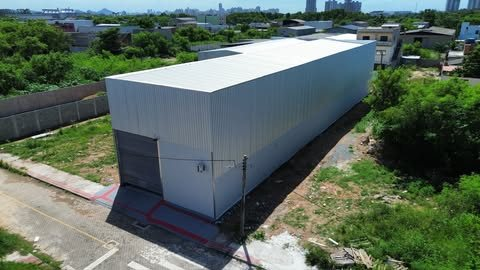
#> input picture assets/img/galpao-alongado-480.jpg, 480 x 270 px, given in place of logo-milenio.png, which was not available; the run also reads 2 pictures not shown here
$ python otimizar-imagens.py
#> lines starting #> are read from the running program, lines starting #| are printed output that depends on the picture; pictures that were not available may be replaced by others from this repository, and a replacement may not be noted
#!/usr/bin/env python3
"""Gera as imagens otimizadas do site a partir de assets/originais/.

Uso:  python3 scripts/otimizar-imagens.py

- Fotografias (galpao-*.png|jpg): gera AVIF, WebP e JPEG nas larguras de
  LARGURAS que forem menores ou iguais à largura do original. Nunca amplia.
- Logotipo (logo-milenio.png): recorta, gera versões grafite e branca com
  fundo transparente, a marca "M" isolada, favicons e a imagem de
  compartilhamento (Open Graph).

Ao final, imprime os atributos srcset de cada foto para colar no HTML.
Requer Pillow com suporte a AVIF (pip install pillow).
"""

from pathlib import Path

from PIL import Image, ImageOps

RAIZ = Path(__file__).resolve().parent.parent
ORIGINAIS = RAIZ / "assets" / "originais"
SAIDA = RAIZ / "assets" / "img"

LARGURAS = [480, 800, 1200, 1600, 2400]
GRAFITE = (21, 23, 26)
BRANCO = (255, 255, 255)


def salvar_variantes(img, nome):
    img = ImageOps.exif_transpose(img).convert("RGB")
    larguras = [w for w in LARGURAS if w <= img.width] or [img.width]
    if img.width not in larguras and img.width < LARGURAS[-1]:
        larguras.append(img.width)
    larguras = sorted(set(larguras))
    for w in larguras:
        h = round(img.height * w / img.width)
        v = img if w == img.width else img.resize((w, h), Image.LANCZOS)
        v.save(SAIDA / f"{nome}-{w}.avif", quality=60)
        v.save(SAIDA / f"{nome}-{w}.webp", quality=82, method=6)
        v.save(SAIDA / f"{nome}-{w}.jpg", quality=84, optimize=True, progressive=True)
    srcset = ", ".join(f"assets/img/{nome}-{w}.webp {w}w" for w in larguras)
    print(f"{nome}: {img.width}x{img.height}\n  webp srcset=\"{srcset}\"")


def mascara_logo(cinza):
    # Fundo branco vira transparente; traço escuro vira opaco, preservando os
    # tons intermediários da marca.
    claro, escuro = 242, 30
    return cinza.point(lambda v: max(0, min(255, round((claro - v) * 255 / (claro - escuro)))))


def colorir(mascara, cor):
    camada = Image.new("RGBA", mascara.size, cor + (0,))
    camada.putalpha(mascara)
    return camada


def processar_logo(caminho):
    cinza = Image.open(caminho).convert("L")
    caixa = cinza.point(lambda v: 255 if v < 200 else 0).getbbox()
    cinza = cinza.crop(caixa)
    mascara = mascara_logo(cinza)

    # Logotipo completo em duas versões.
    for sufixo, cor in (("grafite", GRAFITE), ("branco", BRANCO)):
        logo = colorir(mascara, cor)
        logo = logo.resize((640, round(logo.height * 640 / logo.width)), Image.LANCZOS)
        logo.save(SAIDA / f"logo-milenio-{sufixo}.png", optimize=True)

    # Marca "M": tudo à esquerda da barra vertical que separa o símbolo do nome.
    pixels = cinza.load()
    barra = next(
        x for x in range(cinza.width)
        if sum(1 for y in range(cinza.height) if pixels[x, y] < 128) > cinza.height * 0.8
    )
    marca = mascara.crop((0, 0, barra - 4, mascara.height))
    marca = marca.crop(marca.point(lambda v: 255 if v > 60 else 0).getbbox())

    def icone(tamanho, margem):
        tela = Image.new("RGBA", (tamanho, tamanho), GRAFITE + (255,))
        lado = round(tamanho * (1 - 2 * margem))
        escala = lado / max(marca.size)
        m = marca.resize((round(marca.width * escala), round(marca.height * escala)), Image.LANCZOS)
        branca = colorir(m, BRANCO)
        tela.alpha_composite(branca, ((tamanho - m.width) // 2, (tamanho - m.height) // 2))
        return tela

    icone(32, 0.14).save(SAIDA / "favicon-32.png", optimize=True)
    icone(180, 0.2).convert("RGB").save(SAIDA / "apple-touch-icon.png", optimize=True)
    icone(512, 0.2).save(SAIDA / "icone-512.png", optimize=True)

    return colorir(mascara, BRANCO)


def imagem_compartilhamento(logo_branco, foto):
    largura, altura = 1200, 630
    tela = Image.new("RGB", (largura, altura), GRAFITE)
    foto = ImageOps.exif_transpose(foto).convert("RGB")
    foto = ImageOps.fit(foto, (560, altura), Image.LANCZOS, centering=(0.5, 0.5))
    tela.paste(foto, (largura - 560, 0))
    logo = logo_branco.resize((540, round(logo_branco.height * 540 / logo_branco.width)), Image.LANCZOS)
    tela.paste(logo, (60, (altura - logo.height) // 2), logo)
    tela.save(SAIDA / "compartilhamento.jpg", quality=86, optimize=True, progressive=True)


def main():
    SAIDA.mkdir(parents=True, exist_ok=True)
    logo_branco = processar_logo(ORIGINAIS / "logo-milenio.png")
#> in processar_logo, `cinza = Image.open(caminho).convert("L")`:
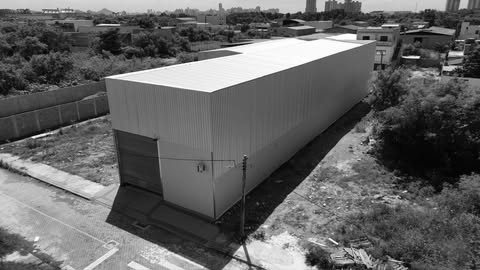
#> cinza: PIL image 480x270 L; min 0, max 255, mean 99.3
#> in processar_logo, `caixa = cinza.point(lambda v: 255 if v < 200 else 0).getbbox()`: caixa = (0, 0, 480, 270)
#> in mascara_logo, `return cinza.point(lambda v: max(0, min(255, round((claro - v) * 255 /..`:
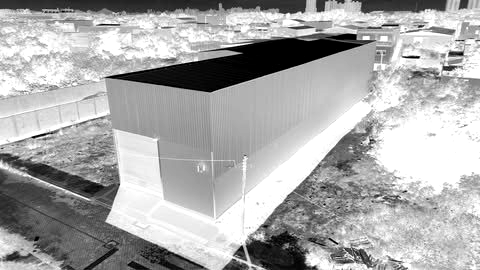
#> returned value: PIL image 480x270 L; min 0, max 255, mean 170.3
#> the loop in processar_logo, `for sufixo, cor in (("grafite", GRAFITE), ("branco", BRANCO)):` made 2 passes
#> pass 1, in processar_logo, `logo = logo.resize((640, round(logo.height * 640 / logo.width)), Image..`:
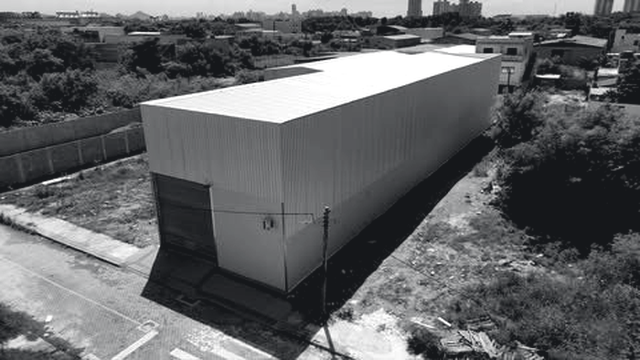
#> logo: PIL image 640x360 RGBA; mean R, G, B, A 20, 22, 25, 170.2; transparent parts drawn white
#> in processar_logo, `barra = next( x for x in range(cinza.width) if sum(1 for y in range(ci..`: barra = 175
#> call 3 of icone, with tamanho = 512, margem = 0.2
#> in icone (call 3), `m = marca.resize((round(marca.width * escala), round(marca.height * es..`:
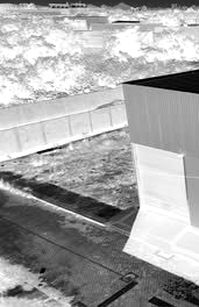
#> m: PIL image 199x307 L; min 0, max 255, mean 164.8
#> in icone (call 3), `tela.alpha_composite(branca, ((tamanho - m.width) // 2, (tamanho - m.h..`:
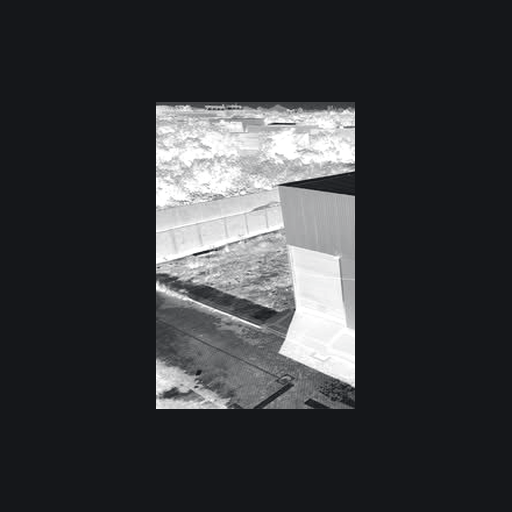
#> tela: PIL image 512x512 RGBA; mean R, G, B, A 56.2, 57.9, 60.5, 255
    fotos = sorted(p for p in ORIGINAIS.iterdir() if p.name.startswith("galpao-"))
    for p in fotos:
        salvar_variantes(Image.open(p), p.stem)
#| galpao-alongado: 480x270
#|   webp srcset="assets/img/galpao-alongado-480.webp 480w"
    imagem_compartilhamento(logo_branco, Image.open(ORIGINAIS / "galpao-esquina.png"))
#> in imagem_compartilhamento, `largura, altura = 1200, 630`: largura = 1200; altura = 630
#> in imagem_compartilhamento, `foto = ImageOps.fit(foto, (560, altura), Image.LANCZOS, centering=(0.5..`:
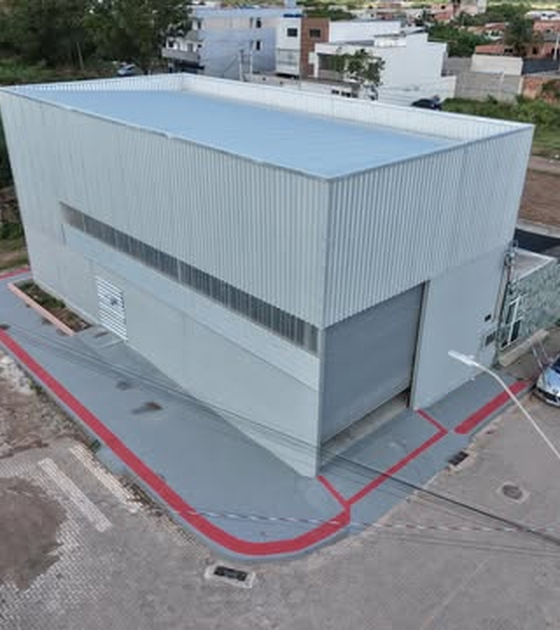
#> foto: PIL image 560x630 RGB; mean R, G, B 132.2, 139.8, 147.6
#> in imagem_compartilhamento, `tela.paste(logo, (60, (altura - logo.height) // 2), logo)`:
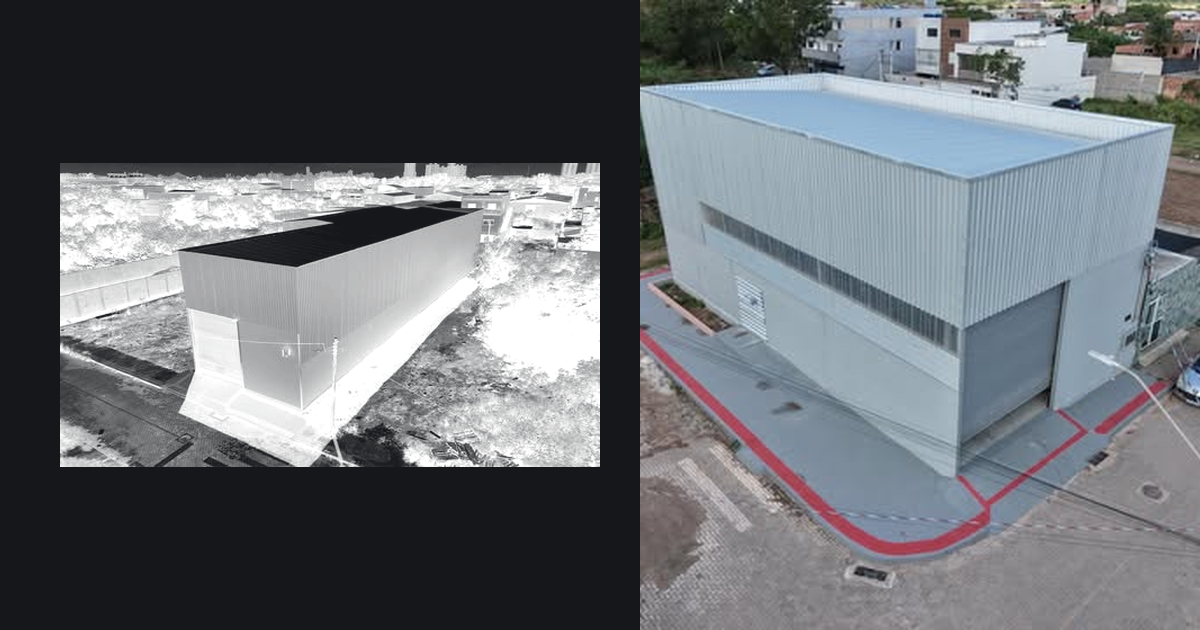
#> tela: PIL image 1200x630 RGB; mean R, G, B 106.8, 111.1, 115.9


if __name__ == "__main__":
    main()
